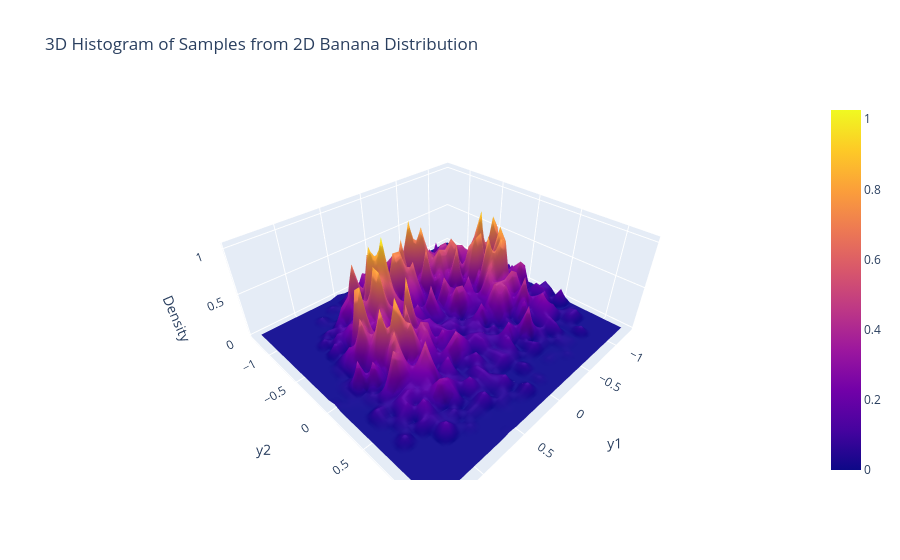

The code cell stored with this chart in its notebook:
### Code cell
# to use plotly so that it is interactive, though requires some slight smoothing:
# Define the bin centers
xpos, ypos = np.meshgrid((xedges[:-1] + xedges[1:]) / 2, 
                         (yedges[:-1] + yedges[1:]) / 2, 
                         indexing="ij")

fig = go.Figure(data=[go.Surface(z=hist, x=xpos, y=ypos)])

fig.update_layout(title="3D Histogram of Samples from 2D Banana Distribution", scene=dict(xaxis_title="y1", yaxis_title="y2", zaxis_title="Density"))

fig.show();

### Figure 1 — Plotly figure (JSON) as saved in the notebook; plotly's stock layout.template omitted (floating-point values rounded to 4 significant figures; data arrays with more than 128 entries replaced by an {"elided": "..."} marker saying what was removed)
{"data": [{"type": "surface", "x": {"elided": "30x30 float values"}, "y": {"elided": "30x30 float values"}, "z": {"elided": "30x30 float values"}}], "layout": {"scene": {"xaxis": {"title": {"text": "y1"}}, "yaxis": {"title": {"text": "y2"}}, "zaxis": {"title": {"text": "Density"}}}, "title": {"text": "3D Histogram of Samples from 2D Banana Distribution"}}}
